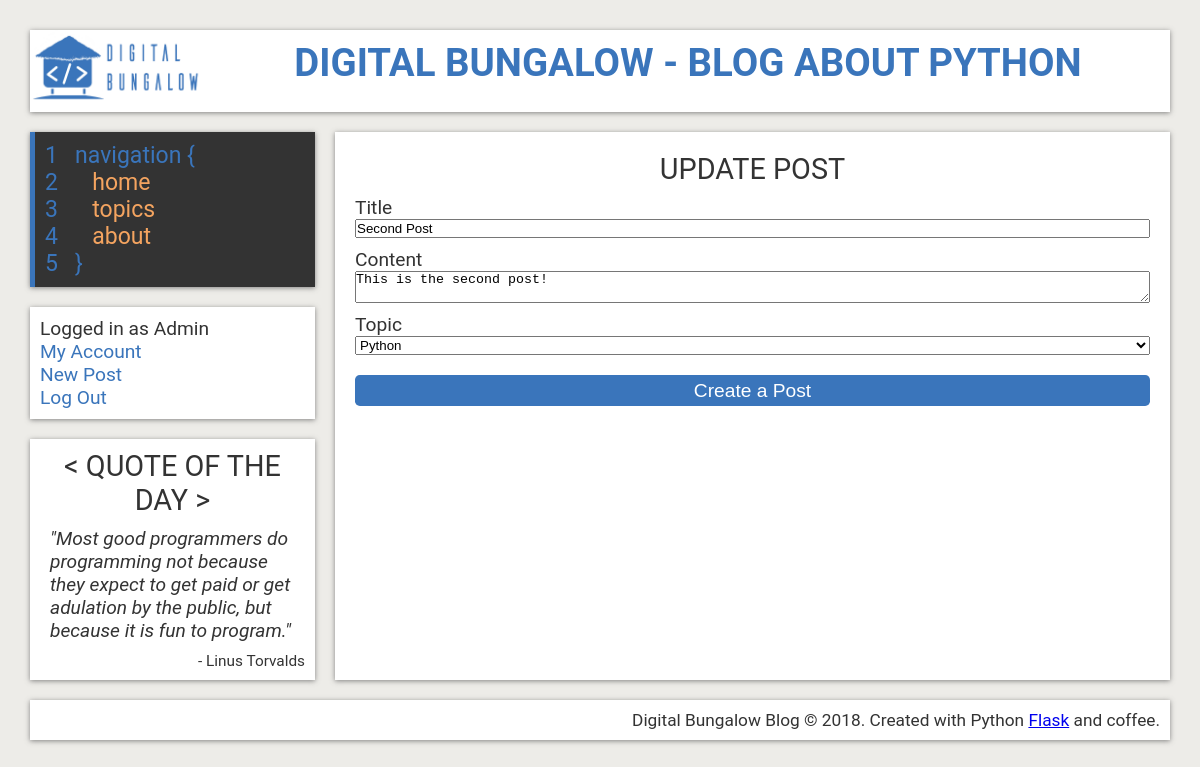
The page /post/Second Post/update (signed in) on the database its author committed.
### flaskblog/models.py (models this page shows, shortened)
class User(db.Model, UserMixin):
    id = db.Column(db.Integer, primary_key=True)
    username = db.Column(db.String(20), unique=True, nullable=False)
    email = db.Column(db.String(120), unique=True, nullable=False)
    image_file = db.Column(db.String(20), nullable=False, default='default-avatar.jpg')
    password = db.Column(db.String(60), nullable=False)
    posts = db.relationship('Post', backref='author', lazy=True)

class Post(db.Model):
    id = db.Column(db.Integer, primary_key=True)
    title = db.Column(db.String(100), nullable=False)
    date_posted = db.Column(db.DateTime, nullable=False, default=datetime.utcnow)
    content = db.Column(db.Text, nullable=False)
    topic_id = db.Column(db.Integer, db.ForeignKey('topic.id'), nullable=False)
    user_id = db.Column(db.Integer, db.ForeignKey('user.id'), nullable=False)

### flaskblog/routes.py (the view)
@app.route("/post/<post_title>/update", methods=['GET', 'POST'])
@login_required
def update_post(post_title):
    post = Post.query.filter_by(title=post_title).first()
    if post.author != current_user:
        abort(403)
    form = PostForm()
    if form.validate_on_submit():
        post.title = form.title.data
        post.content = form.content.data
        db.session.commit()
        flash('Your post has been updated!', 'success')
        return redirect(url_for('post', post_title=post.title))
    elif request.method == 'GET':
        form.title.data = post.title
        form.content.data = post.content
    return render_template('create_post.html', title='Update Post',
                            form=form, legend='Update Post')

### flaskblog/forms.py
class PostForm(FlaskForm):
    title = StringField('Title', validators=[DataRequired()])
    content = TextAreaField('Content', validators=[DataRequired()])
    topic = SelectField('Topic',
                        choices=[(t.id, t.topicname) for t in Topic.query.all()], coerce=int)
    submit = SubmitField('Create a Post')

### flaskblog/models.py (called while the page is built)
@login_manager.user_loader
def load_user(user_id):
    return User.query.get(int(user_id))

### flaskblog/templates/create_post.html (shortened to what this page needs)
{% extends "layout.html" %}
{% block content %}
    <article class="new-post">
      <section class="new-post-form">
        <h2>{{ legend }}</h2>
        <form class="register" action="" method="POST">
          <div class="form-group">
            {{  form.title.label }}
            {% if form.title.errors %}
              {{ form.title }}
              <div class="invalid-feedback">
                {% for error in form.title.errors %}
                  <span>{{ error }}</span>
                {% endfor %}
              </div>
            {% else %}
              {{  form.title }}
            {% endif %}
          </div>
          <div class="form-group">
            {{  form.content.label }}
            {% if form.content.errors %}
              {{ form.content }}
              <div class="invalid-feedback">
                {% for error in form.content.errors %}
                  <span>{{ error }}</span>
                {% endfor %}
              </div>
            {% else %}
              {{  form.content }}
            {% endif %}
          </div>
          <div class="form-group">
            {{  form.topic.label }}
            {% if form.topic.errors %}
              {{ form.topic }}
              <div class="invalid-feedback">
                {% for error in form.topic.errors %}
                  <span>{{ error }}</span>
                {% endfor %}
              </div>
            {% else %}
              {{  form.topic }}
            {% endif %}
          </div>
          <div class="form-group btn">
            {{  form.submit }}
          </div>
        </form>
      </section>
    </article>
{% endblock content %}

### flaskblog/templates/layout.html (shortened to what this page needs)
<!DOCTYPE html>
<html lang="en">
  <head>
    <link rel="stylesheet" href="{{ url_for('static', filename='style.css') }}">
    <link rel="stylesheet" href="https://use.fontawesome.com/releases/v5.0.13/css/all.css">
  </head>
  <body>
    <div class="wrapper">
    <header>
      <div class="logo">
        <a href="{{ url_for('home')}}">
          <img src="{{ url_for('static', filename='images/logo.png') }}"
               alt="digital-bungalow-logo">
        </a>
      </div>
      <div class="title">
        <h1>
          <a href="{{ url_for('home')}}">
            Digital Bungalow - Blog About Python
          </a>
        </h1>
      </div>
    </header>
    <aside>
      <nav>
        <ul>
          <li>
            1 &nbsp;&nbsp;navigation {
          </li>
          <li>
            <a href="{{ url_for('home')}}">
              <span>2</span>  &nbsp;&nbsp;&nbsp;&nbsp; home
            </a>
          </li>
          <li>
            <a href="{{ url_for('topics')}}">
              <span>3</span>  &nbsp;&nbsp;&nbsp;&nbsp; topics
            </a>
          </li>
          <li>
            <a href="{{ url_for('about')}}">
              <span>4</span>  &nbsp;&nbsp;&nbsp;&nbsp; about
            </a>
          </li>
          <li>
            5 &nbsp;&nbsp;}
          </li>
        </ul>
      </nav>
      <div class="log-reg">
        <ul>
          {% if current_user.is_authenticated %}
            <li>Logged in as {{ current_user.username }}</li>
            <li><a href="{{ url_for('account')}}">My Account</a></li>
            <li><a href="{{ url_for('new_post')}}">New Post</a></li>
            <li><a href="{{ url_for('logout')}}">Log Out</a></li>
          {% else %}
            <li><a href="{{ url_for('register')}}">Register</a></li>
            <li><a href="{{ url_for('login')}}">Log In</a></li>
          {% endif %}
        </ul>
      </div>
      <div class="sidebar">
        <h2>&lt; Quote of the Day &gt;</h2>
        <p class="quote">"Most good programmers do programming not because they
          expect to get paid or get adulation by the public, but because it is fun to program." </p>
        <p class= "quote-meta">- Linus Torvalds</p>
      </div>
    </aside>
    {% block content %}{% endblock content %}
    <footer>
      <p>Digital Bungalow Blog &copy; 2018.
        Created with Python <a href="http://flask.pocoo.org/">Flask</a> and coffee.</p>
    </footer>
  </div>
  </body>
</html>

### flaskblog/static/style.css (style rules this page uses)
:root { --primary: #ffffff; --blue: #3a75bb; --orange: #F4A460; --lightblue: #DDEAF9; --grey: #edece8; --hover: #696969; --dark: #333; --shadow: 0 1px 5px rgba(104, 104, 104, 0.8); }
* { margin: 0px; padding: 0px; }
html { box-sizing: border-box; color: var(--dark); font-family: Roboto; font-size: 1.2em; }
body { background: var(--grey); }
h2 { text-transform: uppercase; font-weight: normal; }
.wrapper { margin: 30px; display: grid; grid-gap: 20px; grid-template-areas: "header header" "aside article" "footer footer"; grid-template-columns: 25% 1fr; }
header { grid-area: header; background: var(--primary); display: grid; grid-template-columns: 1fr 6fr; box-shadow: var(--shadow); }
.logo { text-align: center; }
.logo img { height: 4em; }
.title { padding: 10px; text-align: center; text-transform: uppercase; }
.title a { text-decoration: none; color: var(--blue); }
aside { grid-area: aside; align-self: start; display: flex; flex-direction: column; }
nav { background: var(--dark); padding: 10px; box-shadow: var(--shadow); font-size: 1.2em; border-left: 5px solid var(--blue); margin-bottom: 20px; }
nav ul { list-style: none; }
nav ul li { color: var(--blue); }
nav a { text-decoration: none; color: var(--orange); display:inline-block; width: 100%; text-transform: lowercase; }
nav a span { color: var(--blue); }
.log-reg { background: var(--primary); padding: 10px; box-shadow: var(--shadow); margin-bottom: 20px; }
.log-reg ul { list-style: none; }
.log-reg ul a { text-decoration: none; color: var(--blue); }
.sidebar { background: var(--primary); padding: 10px; box-shadow: var(--shadow); align-self: flex-start; }
.sidebar h2 { text-align: center; }
.sidebar p.quote { font-style: italic; padding: 10px; }
.sidebar p.quote-meta { font-size: 0.8em; text-align: right; }
footer { grid-area: footer; background: var(--primary); padding: 10px; box-shadow: var(--shadow); text-align: right; font-size: 0.9em; }
article { grid-area: article; background: var(--primary); padding: 10px 20px; box-shadow: var(--shadow); }
section { padding: 10px 0; }
article h2 { text-align: center; margin-bottom: 10px; }
.form-group { display: flex; flex-direction: column; margin: 10px 0; }
#submit { margin-top: 10px; background-color: var(--blue); color: white; border: 0; border-radius: 0.25rem; padding: 0.25rem 0.5rem; font-size: inherit; }

### rows shown on the page
User: username "Admin"
Post: title "Second Post", content "This is the second post!", topic "Python"

### other values the page prints
{{ legend }} "UPDATE POST"
